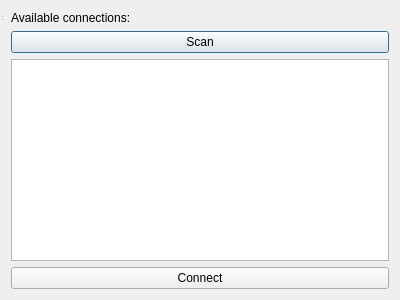
<?xml version="1.0" encoding="UTF-8"?>
<ui version="4.0">
 <class>connectDialog</class>
 <widget class="QDialog" name="connectDialog">
  <property name="geometry">
   <rect>
    <x>0</x>
    <y>0</y>
    <width>400</width>
    <height>300</height>
   </rect>
  </property>
  <property name="windowTitle">
   <string>Remote connection</string>
  </property>
  <layout class="QGridLayout" name="gridLayout">
   <item row="1" column="0" colspan="2">
    <widget class="QLabel" name="status_label">
     <property name="text">
      <string>Available connections:</string>
     </property>
    </widget>
   </item>
   <item row="3" column="0" colspan="2">
    <widget class="QListWidget" name="remote_listWidget"/>
   </item>
   <item row="2" column="0" colspan="2">
    <widget class="QPushButton" name="scan_pushButton">
     <property name="text">
      <string>Scan</string>
     </property>
    </widget>
   </item>
   <item row="4" column="0" colspan="2">
    <widget class="QPushButton" name="connect_pushButton">
     <property name="text">
      <string>Connect</string>
     </property>
    </widget>
   </item>
  </layout>
  <widget class="QToolBar" name="mainToolBar">
   <property name="geometry">
    <rect>
     <x>0</x>
     <y>0</y>
     <width>4</width>
     <height>13</height>
    </rect>
   </property>
  </widget>
  <widget class="QStatusBar" name="statusBar">
   <property name="geometry">
    <rect>
     <x>0</x>
     <y>0</y>
     <width>3</width>
     <height>22</height>
    </rect>
   </property>
  </widget>
 </widget>
 <layoutdefault spacing="6" margin="11"/>
 <resources/>
 <connections/>
</ui>
